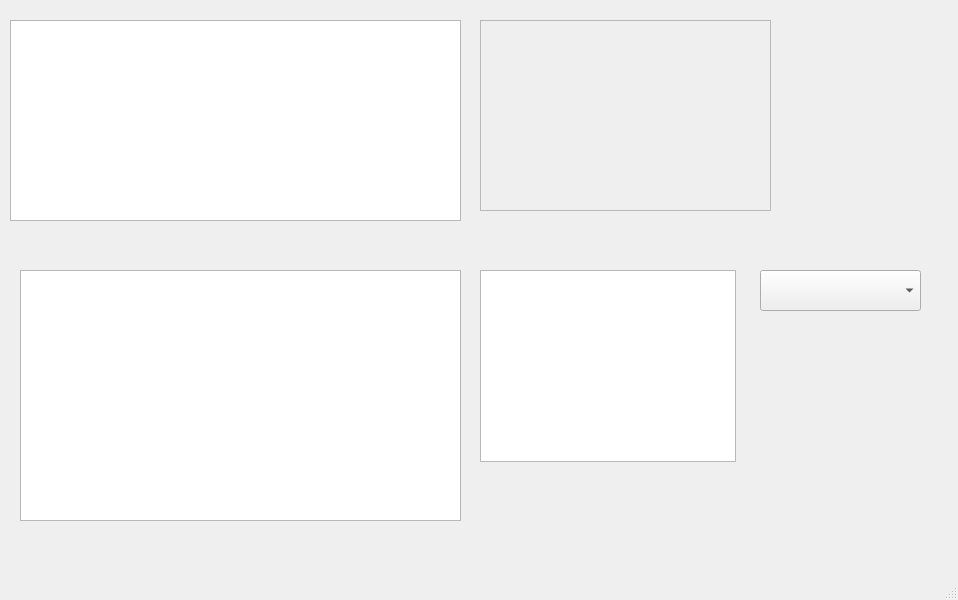
<?xml version="1.0" encoding="UTF-8"?>
<ui version="4.0">
 <class>mainWindowDataSourceTest</class>
 <widget class="QMainWindow" name="mainWindowDataSourceTest">
  <property name="geometry">
   <rect>
    <x>0</x>
    <y>0</y>
    <width>958</width>
    <height>600</height>
   </rect>
  </property>
  <property name="windowTitle">
   <string>MainWindow</string>
  </property>
  <widget class="QWidget" name="centralwidget">
   <widget class="QTableView" name="tbView">
    <property name="geometry">
     <rect>
      <x>10</x>
      <y>20</y>
      <width>451</width>
      <height>201</height>
     </rect>
    </property>
   </widget>
   <widget class="QTableWidget" name="tbWidget">
    <property name="geometry">
     <rect>
      <x>20</x>
      <y>270</y>
      <width>441</width>
      <height>251</height>
     </rect>
    </property>
   </widget>
   <widget class="QScrollArea" name="scrollArea">
    <property name="geometry">
     <rect>
      <x>480</x>
      <y>20</y>
      <width>291</width>
      <height>191</height>
     </rect>
    </property>
    <property name="widgetResizable">
     <bool>true</bool>
    </property>
    <widget class="QWidget" name="scrollAreaWidgetContents">
     <property name="geometry">
      <rect>
       <x>0</x>
       <y>0</y>
       <width>289</width>
       <height>189</height>
      </rect>
     </property>
    </widget>
   </widget>
   <widget class="QListView" name="listView">
    <property name="geometry">
     <rect>
      <x>480</x>
      <y>270</y>
      <width>256</width>
      <height>192</height>
     </rect>
    </property>
   </widget>
   <widget class="QComboBox" name="comboBox">
    <property name="geometry">
     <rect>
      <x>760</x>
      <y>270</y>
      <width>161</width>
      <height>41</height>
     </rect>
    </property>
   </widget>
  </widget>
  <widget class="QMenuBar" name="menubar">
   <property name="geometry">
    <rect>
     <x>0</x>
     <y>0</y>
     <width>958</width>
     <height>26</height>
    </rect>
   </property>
  </widget>
  <widget class="QStatusBar" name="statusbar"/>
 </widget>
 <resources/>
 <connections/>
</ui>
